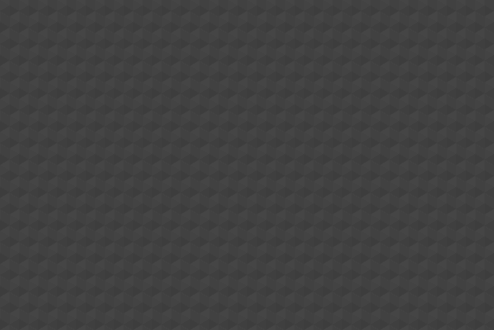

This game map was drawn from its Tiled (.tmx) file and the tilesets committed beside it. A one-line description and the trimmed map source follow:
An orthogonal 26x10 tile map with 19x33 px tiles, 1 tile layer (Tile Layer 1).

<map version="1.0" orientation="orthogonal" width="26" height="10" tilewidth="19" tileheight="33">
 <tileset firstgid="1" name="hexabump" tilewidth="19" tileheight="33">
  <image source="hexabump.png" width="19" height="33" />
 </tileset>
 <layer name="Tile Layer 1" width="26" height="10">
  <data>[260 cells, 260 non-empty, 1 distinct tile ids]</data>
 </layer>
</map>
